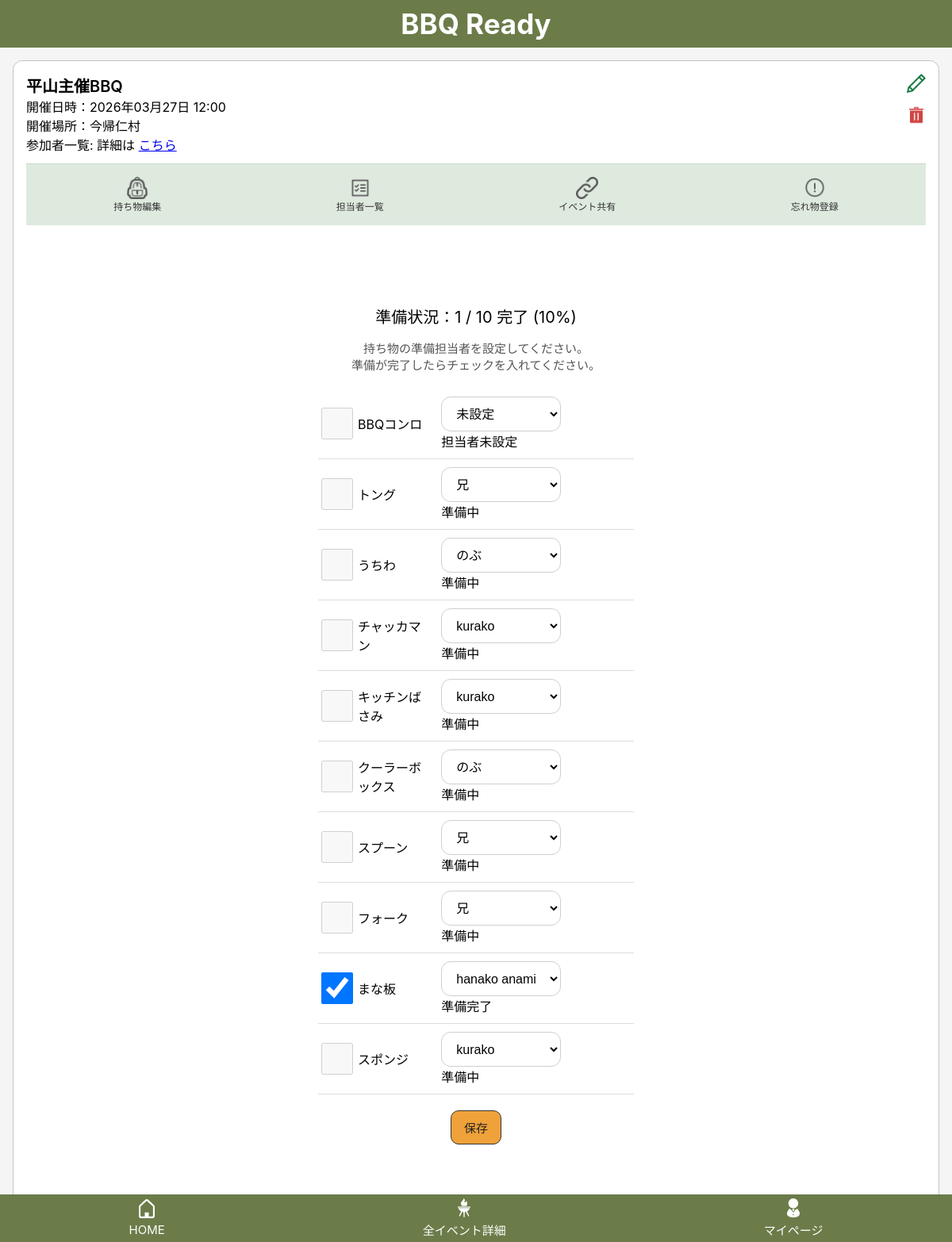
The page /events/117/assign/ (signed in) on the database its author committed.
### bbq_app/models.py (models this page shows, shortened)
class Event(models.Model):
    user = models.ForeignKey(settings.AUTH_USER_MODEL, on_delete=models.CASCADE, related_name="events")
    name = models.CharField("イベント名", max_length=30)
    held_at = models.DateTimeField("開催日時", null=True, blank=True)
    location = models.CharField("開催場所", max_length=50, blank=True)
    created_at = models.DateTimeField("作成日時", auto_now_add=True)
    updated_at = models.DateTimeField("更新日時", auto_now=True)

class EventItem(models.Model):
    event = models.ForeignKey(Event, on_delete=models.CASCADE, related_name="event_items")
    bbq_item = models.ForeignKey(BbqItem, on_delete=models.CASCADE, related_name="event_items")
    is_selected = models.BooleanField(default=False)
    assignee = models.ForeignKey(
        "Participant",
        null=True,
        blank=True,
        on_delete=models.SET_NULL,
        related_name="assigned_items"
    )
    is_ready = models.BooleanField(default=False)
    created_at = models.DateTimeField(auto_now_add=True)
    updated_at = models.DateTimeField(auto_now=True)
    class Meta:
        constraints = [
            models.UniqueConstraint(
                fields=["event", "bbq_item"],
                name="unique_event_bbq_item"
            )
        ]

class BbqItem(models.Model):
    class Category(models.IntegerChoices):
        FIRE = 1, "火起こし・調理グッズ"
        PLACE = 2, "会場設営"
        FOOD = 3, "食材・飲み物"
        CONVENIENCE = 4, "便利グッズ"
        OTHER = 5, "その他"
    user = models.ForeignKey(settings.AUTH_USER_MODEL, null=True, blank=True, on_delete=models.CASCADE, related_name="bbq_items")
    name = models.CharField("持ち物名", max_length=50)
    category = models.IntegerField(choices=Category.choices)
    created_at = models.DateTimeField(auto_now_add=True)
    updated_at = models.DateTimeField(auto_now=True)

class Participant(models.Model):
    event = models.ForeignKey(Event, on_delete=models.CASCADE, related_name="participants")
    user = models.ForeignKey(
        settings.AUTH_USER_MODEL,
        null=True,
        blank=True,
        on_delete=models.SET_NULL,
        related_name="participant"
    )
    name = models.CharField("表示名", max_length=30)
    created_at = models.DateTimeField("作成日時", auto_now_add=True)
    updated_at = models.DateTimeField("更新日時", auto_now=True)

### bbq_app/views.py (the view, shortened to what this page needs)
# urls.py: path("events/<int:event_id>/assign/", views.item_assign, name="item_assign"),
@login_required
def item_assign(request, event_id):
    event = get_object_or_404(Event, id=event_id, user=request.user)
    Participant.objects.get_or_create(
        event=event,
        user=request.user,
        defaults={"name":request.user.first_name or request.user.username}
    )
    participants = Participant.objects.filter(event=event).order_by("id")
    items = (
        EventItem.objects
        .filter(event=event, is_selected=True)
        .select_related("bbq_item", "assignee")
        .order_by("id")
    )
    total_count = items.count()
    ready_count = items.filter(is_ready=True).count()
    progress_percent = int((ready_count / total_count) * 100 ) if total_count else 0
    return render(
        request,
        "bbq_app/item_assign.html",
        {
            "event": event,
            "participants": participants,
            "items": items,
            "total_count": total_count,
            "ready_count": ready_count,
            "progress_percent": progress_percent
        }
    )

### bbq_app/templates/bbq_app/item_assign.html (shortened to what this page needs)
{% extends "bbq_app/base.html" %}
{% block header %}
  {% include "bbq_app/partials/event_header.html" %}
{% endblock %}
{% block content %}
<p class="assign-progress">
準備状況：{{ ready_count }} / {{ total_count }}  完了     ({{ progress_percent }}%)
</p>
<p class="assign-description">
持ち物の準備担当者を設定してください。<br>
準備が完了したらチェックを入れてください。
</p>
<form method="post">
    <ul class="assign-list">
        {% for event_item in items %}
            <li class="assign-row">
                <div class="assign-check">
                    {% if event_item.assignee and event_item.assignee.user == event.user %}
                        <input
                            type="checkbox"
                            name="ready_items"
                            value="{{ event_item.id }}"
                            {% if event_item.is_ready %}checked{% endif %}
                        >
                    {% else %}
                        <input
                            type="checkbox"
                            disabled
                        >
                    {% endif %}
                </div>
                <div class="assign-select">
                    {{ event_item.bbq_item.name }}
                </div>
                <div class="assign-select">
                    <select name="assignee_{{ event_item.id }}">
                        <option value="">未設定</option>
                        {% for participant in participants %}
                            {% if participant.user == event.user %}
                                <option value="{{ participant.id }}"
                                    {% if event_item.assignee_id == participant.id %}selected{% endif %}>
                                    {{ participant.name }}
                                </option>
                            {% endif %}
                        {% endfor %}
                        {% for participant in participants %}
                            {% if participant.user != event.user %}
                                <option value="{{ participant.id }}"
                                    {% if event_item.assignee_id == participant.id %}selected{% endif %}>
                                    {{ participant.name }}
                                </option>
                            {% endif %}
                        {% endfor %}
                    </select>
                <div class="assign_status">
                    {% if not event_item.assignee %}
                        担当者未設定
                    {% elif event_item.is_ready %}
                        準備完了
                    {% else %}
                        準備中
                    {% endif %}
                </div>
            </li>
        {% empty %}
            <li>必要な持ち物がありません。</li>
        {% endfor %}
    </ul>
    <div class="assign-save">
        <button type="submit" class="btn btn-primary">
            保存
        </button>
    </div>
</form>
{% endblock %}

### bbq_app/templates/bbq_app/partials/event_header.html (shortened to what this page needs)
{% load static %}
{% include "bbq_app/partials/top_bar.html" %}
{% if event %}
<div class="event-header">
  <div class="event_header__top">
    <div>
      <div class="event-header__title">{{ event.name }}</div>
      <div class="event-header__meta">
        開催日時：{{ event.held_at|date:"Y年m月d日 H:i" }}<br>
        開催場所：{{ event.location }}<br>
        参加者一覧: 詳細は
        <a href="#" onclick="openParticipantsModal(); return false;">こちら</a>
      </div>
    </div>
    <div class="event-header__actions">
      <a href="{% url 'event_edit' event.id %}">
        <img src="{% static 'bbq_app/images/pencil.png' %}" width="24">
      </a>
      <a href="#" onclick="openDeleteModal({{ event.id }}); return false;">
        <img src="{% static 'bbq_app/images/trashcan.png' %}" width="24">
      </a>
    </div>
  </div>
  <div class="event-header__nav">
    <a href="{% url 'item_edit' event.id %}"
       class="{% if request.resolver_match.url_name == 'item_edit' %}active{% endif %}">
      <img src="{% static 'bbq_app/images/item_edit.png' %}" width="28">
      <span>持ち物編集</span>
    </a>
    <a href="{% url 'item_assign' event.id %}"
       class="{% if request.resolver_match.url_name == 'item_assign' %}active{% endif %}">
      <img src="{% static 'bbq_app/images/event_participants.png' %}" width="28">
      <span>担当者一覧</span>
    </a>
    <a href="{% url 'event_share' event.id %}"
       class="{% if request.resolver_match.url_name == 'event_share' %}active{% endif %}">
      <img src="{% static 'bbq_app/images/event_share.png' %}" width="28" alt="共有">
      <span>イベント共有</span>
    </a>
    <a href="#"
       onclick="openForgotModal(); return false;">
      <img src="{% static 'bbq_app/images/forgot_item.png' %}" width="28">
      <span>忘れ物登録</span>
    </a>
  </div>
{% endif %}

### bbq_app/static/bbq_app/css/style.css (style rules this page uses)
body { margin: 0; background: #f5f5f5; font-family: -apple-system, BlinkMacSystemFont, "Helvetica Neue", sans-serif; }
.main-content form input, .main-content form textarea, .main-content form select { width: 100%; max-width: 100%; box-sizing: border-box; }
.main-content input, .main-content select, .main-content textarea { height: 44px; padding: 10px 12px; font-size: 16px; box-sizing: border-box; }
.btn { display: inline-block; padding: 10px 16px; border-radius: 10px; border: 1px solid #333; font-size: 15px; cursor: pointer; text-align: center; }
.btn-primary { background:#f0a23a; color:#222; }
.event-header { background: white; border: 1px solid #c3c3c3; border-radius: 12px; margin: 16px; padding: 16px; margin-top: 76px; position: relative; }
.event-header__title { font-size: 20px; font-weight: 600; }
.event-header__nav { display: flex; justify-content: space-around; background: #dfeadf; padding: 10px 0; border-top: 1px solid #c7d9c7; margin-top: 12px; }
.event-header__nav a { display: flex; flex-direction: column; align-items: center; text-decoration: none; font-size: 12px; color: #333; padding: 6px 10px; border-radius: 6px; transition: 0.2s; }
.event-header__actions { position: absolute; top: 16px; right: 16px; display: flex; flex-direction: column; gap: 12px; }
.event-header__actions a { text-decoration: none; }
.assign-list { list-style: none; margin: 0; padding: 0; }
.assign-row { display: grid; grid-template-columns: 40px 1.4fr auto 1.2fr; align-items: center; gap: 10px; padding: 10px 0; border-bottom: 1px solid #ddd; }
.assign-check { text-align: center; }
.assign-select select { width: auto; min-width: 120px; }
.assign-progress { text-align:center; font-size:20px; margin-bottom:12px; }
.assign-description { text-align:center; font-size:15px; margin-bottom:20px; color:#555; }
.assign-save { text-align:center; margin-top:20px; }
.main-content input[type="text"], .main-content input[type="datetime-local"], .main-content input[type="date"], .main-content input[type="time"], .main-content input[type="datetime-local"], .main-content textarea, .main-content select { padding: 12px 14px; font-size: 16px; border-radius: 12px; border: 1px solid #cfcfcf; box-sizing: border-box; min-height: 44px; background: white; }

### rows shown on the page
Event: name "平山主催BBQ", held_at "2026年03月27日 12:00", location "今帰仁村"
EventItem: bbq_item.name "BBQコンロ", shows "担当者未設定"
EventItem: bbq_item.name "トング", assignee+id "兄", shows "準備中"
EventItem: bbq_item.name "うちわ", assignee+id "のぶ", shows "準備中"
EventItem: bbq_item.name "チャッカマン", assignee+id "kurako", shows "準備中"
EventItem: bbq_item.name "キッチンばさみ", assignee+id "kurako", shows "準備中"
EventItem: bbq_item.name "クーラーボックス", assignee+id "のぶ", shows "準備中"
EventItem: bbq_item.name "スプーン", assignee+id "兄", shows "準備中"
EventItem: bbq_item.name "フォーク", assignee+id "兄", shows "準備中"
EventItem: is_ready "☑", bbq_item.name "まな板", assignee+id "hanako anami", shows "準備完了"
EventItem: bbq_item.name "スポンジ", assignee+id "kurako", shows "準備中"

### other values the page prints
{{ ready_count }} "1"
{{ total_count }} "10"
{{ progress_percent }} "10"
